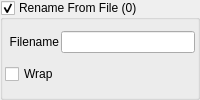
               <widget class="QGroupBox" name="a_from_file_group">
                <property name="title">
                 <string>Rename From File (0)</string>
                </property>
                <property name="checkable">
                 <bool>true</bool>
                </property>
                <layout class="QGridLayout" name="gridLayout_4">
                 <property name="leftMargin">
                  <number>2</number>
                 </property>
                 <property name="topMargin">
                  <number>2</number>
                 </property>
                 <property name="rightMargin">
                  <number>2</number>
                 </property>
                 <property name="bottomMargin">
                  <number>2</number>
                 </property>
                 <property name="spacing">
                  <number>2</number>
                 </property>
                 <item row="0" column="1">
                  <widget class="QLineEdit" name="from_file_filename_entry">
                   <property name="minimumSize">
                    <size>
                     <width>50</width>
                     <height>0</height>
                    </size>
                   </property>
                   <property name="frame">
                    <bool>true</bool>
                   </property>
                   <property name="clearButtonEnabled">
                    <bool>false</bool>
                   </property>
                  </widget>
                 </item>
                 <item row="0" column="0">
                  <widget class="QLabel" name="from_file_filename_label">
                   <property name="text">
                    <string>Filename</string>
                   </property>
                   <property name="alignment">
                    <set>Qt::AlignRight|Qt::AlignTrailing|Qt::AlignVCenter</set>
                   </property>
                  </widget>
                 </item>
                 <item row="1" column="0">
                  <widget class="QCheckBox" name="from_file_wrap_checkbox">
                   <property name="text">
                    <string>Wrap</string>
                   </property>
                  </widget>
                 </item>
                </layout>
               </widget>
